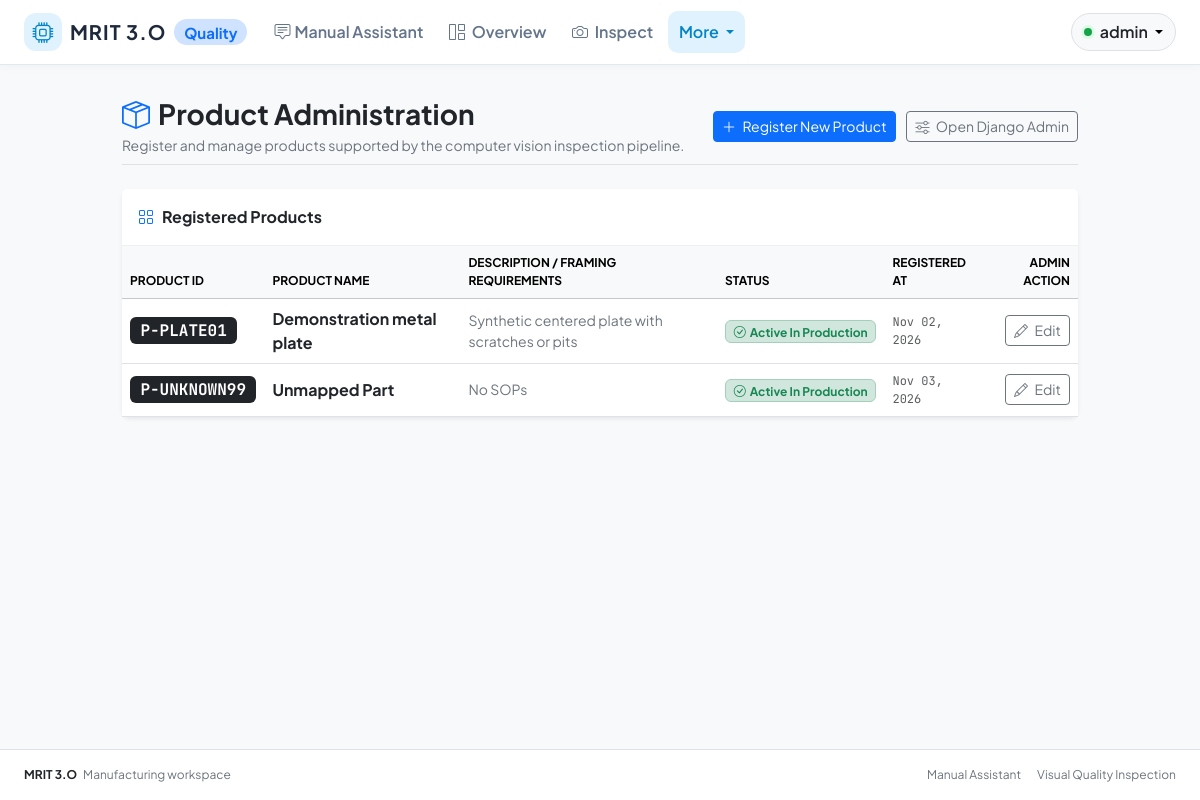
Page /quality/products/ (signed in) on the committed database.
### core/models.py (models this page shows, shortened)
class User(AbstractUser):
    ROLE_ADMIN = 'admin'
    ROLE_ENGINEER = 'engineer'
    ROLE_SUPERVISOR = 'supervisor'
    ROLE_CHOICES = (
        ('admin', 'Administrator'),
        ('engineer', 'Engineer'),
        ('supervisor', 'Supervisor'),
    )
    role = models.CharField(max_length=20, choices=ROLE_CHOICES, default='engineer')
    has_ai_access = models.BooleanField(default=True)
    department = models.CharField(max_length=100, blank=True, default='Manufacturing')
    @property
    def is_admin_role(self):
        return self.role == 'admin' or self.is_superuser
    def get_role_display(self):
        return {'admin': 'Administrator', 'engineer': 'Engineer', 'supervisor': 'Supervisor'}.get(self.role, self.role.title())

### apps/products/models.py (models this page shows, shortened)
class Product(models.Model):
    product_id = models.CharField(max_length=64, primary_key=True, help_text='Unique Product Code, e.g., P-PLATE01')
    product_name = models.CharField(max_length=255, help_text='Descriptive product title')
    description = models.TextField(blank=True, help_text='Product specification or inspection guide')
    is_active = models.BooleanField(default=True)
    created_at = models.DateTimeField(auto_now_add=True)
    updated_at = models.DateTimeField(auto_now=True)
    class Meta:
        ordering = ['product_id']
        verbose_name = 'Manufactured Product'
        verbose_name_plural = 'Manufactured Products'

### apps/products/views.py (the view)
# urls.py: path('', views.product_list_view, name='list'),
@login_required
def product_list_view(request):
    products = Product.objects.all()
    form = ProductForm()
    return render(request, 'products/product_list.html', {
        'products': products,
        'form': form,
    })

### templates/products/product_list.html (shortened to what this page needs)
{% extends "base.html" %}
{% block content %}
<div class="row justify-content-center">
    <div class="col-12 col-xl-10">
        <div class="d-flex flex-wrap align-items-center justify-content-between mb-4 pb-2 border-bottom">
            <div>
                <h3 class="fw-bold text-dark mb-1">
                    <i class="bi bi-box-seam text-primary me-2"></i>Product Administration
                </h3>
                <p class="text-secondary small mb-0">
                    Register and manage products supported by the computer vision inspection pipeline.
                </p>
            </div>
            <div>
                {% if user.is_admin_role %}
                    <button type="button" class="btn btn-primary btn-sm" data-bs-toggle="modal" data-bs-target="#addProductModal">
                        <i class="bi bi-plus-lg me-1"></i> Register New Product
                    </button>
                    <a href="/admin/products/product/" target="_blank" class="btn btn-outline-secondary btn-sm ms-2">
                        <i class="bi bi-sliders me-1"></i> Open Django Admin
                    </a>
                {% endif %}
            </div>
        </div>
        <div class="card shadow-sm border-0 mb-4">
            <div class="card-header bg-white py-3">
                <span class="fw-bold text-dark"><i class="bi bi-grid text-primary me-2"></i>Registered Products</span>
            </div>
            <div class="card-body p-0">
                <div class="table-responsive">
                    <table class="table table-hover align-middle mb-0">
                        <thead class="table-light fs-xs text-uppercase">
                            <tr>
                                <th>Product ID</th>
                                <th>Product Name</th>
                                <th>Description / Framing Requirements</th>
                                <th>Status</th>
                                <th>Registered At</th>
                                {% if user.is_admin_role %}<th class="text-end">Admin Action</th>{% endif %}
                            </tr>
                        </thead>
                        <tbody>
                            {% for p in products %}
                            <tr>
                                <td>
                                    <span class="badge bg-dark font-mono fs-6">{{ p.product_id }}</span>
                                </td>
                                <td class="fw-bold text-dark">
                                    {{ p.product_name }}
                                </td>
                                <td class="text-secondary small" style="max-width: 320px;">
                                    {{ p.description }}
                                </td>
                                <td>
                                    {% if p.is_active %}
                                        <span class="badge bg-success-subtle text-success border border-success-subtle">
                                            <i class="bi bi-check-circle me-1"></i>Active In Production
                                        </span>
                                    {% else %}
                                        <span class="badge bg-secondary">Inactive</span>
                                    {% endif %}
                                </td>
                                <td class="fs-xs text-muted font-mono">
                                    {{ p.created_at|date:"M d, Y" }}
                                </td>
                                {% if user.is_admin_role %}
                                <td class="text-end">
                                    <a href="/admin/products/product/{{ p.product_id }}/change/" target="_blank" class="btn btn-outline-secondary btn-sm">
                                        <i class="bi bi-pencil me-1"></i> Edit
                                    </a>
                                </td>
                                {% endif %}
                            </tr>
                            {% empty %}
                            <tr>
                                <td colspan="6" class="text-center py-4 text-muted">
                                    No products registered yet. Run <code>python manage.py seed_data</code> or add P-PLATE01 above.
                                </td>
                            </tr>
                            {% endfor %}
                        </tbody>
                    </table>
                </div>
            </div>
        </div>
    </div>
</div>
{% endblock %}

### templates/base.html (shortened to what this page needs)
<!DOCTYPE html>
<html lang="en">
<head>
    <link href="https://cdn.jsdelivr.net/npm/bootstrap@5.3.3/dist/css/bootstrap.min.css" rel="stylesheet">
    <link rel="stylesheet" href="https://cdn.jsdelivr.net/npm/bootstrap-icons@1.11.3/font/bootstrap-icons.min.css">
    <link rel="stylesheet" href="/static/css/custom.css">
</head>
<body class="bg-light d-flex flex-column min-vh-100">
    <nav class="navbar navbar-expand-lg navbar-light bg-white sticky-top py-2 quality-navbar">
        <div class="container-fluid px-4">
            <a class="navbar-brand d-flex align-items-center fw-bold" href="/">
                <span class="brand-mark me-2"><i class="bi bi-cpu"></i></span>
                <span class="fs-5 tracking-wide brand-name">MRIT 3.O</span>
                <span class="badge rounded-pill bg-primary-subtle text-primary ms-2">Quality</span>
            </a>
            <div class="collapse navbar-collapse" id="mainNav">
                {% if user.is_authenticated %}
                <ul class="navbar-nav me-auto mb-2 mb-lg-0 quality-nav-links">
                    <li class="nav-item">
                        <a class="nav-link" href="/"><i class="bi bi-chat-square-text me-1"></i>Manual Assistant</a>
                    </li>
                    <li class="nav-item">
                        <a class="nav-link {% if request.resolver_match.url_name == 'dashboard' %}active{% endif %}" href="{% url 'inspections:dashboard' %}">
                            <i class="bi bi-grid-1x2 me-1"></i> Overview
                        </a>
                    </li>
                    <li class="nav-item">
                        <a class="nav-link {% if request.resolver_match.url_name == 'single_inspect' %}active{% endif %}" href="{% url 'inspections:single_inspect' %}">
                            <i class="bi bi-camera me-1"></i> Inspect
                        </a>
                    </li>
                    <li class="nav-item dropdown">
                        <a class="nav-link dropdown-toggle {% if 'batch' in request.path or 'metrics' in request.path or 'products' in request.path %}active{% endif %}" href="#" role="button" data-bs-toggle="dropdown" aria-expanded="false">More</a>
                    </li>
                </ul>
                <div class="d-flex align-items-center">
                    <div class="dropdown">
                        <button class="btn btn-light border rounded-pill dropdown-toggle d-flex align-items-center" type="button" data-bs-toggle="dropdown" aria-expanded="false">
                            <span class="user-status-dot me-2"></span>
                            <span class="fw-semibold text-dark">{{ user.username }}</span>
                        </button>
                    </div>
                </div>
                {% else %}
                <div class="d-flex ms-auto gap-2">
                    <a href="{% url 'accounts:login' %}" class="btn btn-outline-primary btn-sm">Sign In</a>
                    <a href="{% url 'accounts:register' %}" class="btn btn-primary btn-sm">Register</a>
                </div>
                {% endif %}
            </div>
        </div>
    </nav>
    <main class="flex-grow-1 py-3">
        <div class="container-fluid px-4">
            {% block content %}{% endblock %}
        </div>
    </main>
    <footer class="bg-white text-secondary py-3 mt-auto border-top">
        <div class="container-fluid px-4 d-flex flex-wrap justify-content-between align-items-center fs-xs">
            <div>
                <span class="text-dark fw-bold">MRIT 3.O</span> <span class="ms-1">Manufacturing workspace</span>
            </div>
            <div class="d-flex gap-3"><span>Manual Assistant</span><span>Visual Quality Inspection</span></div>
        </div>
    </footer>
</body>
</html>

### static/css/custom.css (style rules this page uses)
:root { --bs-font-sans-serif: 'Plus Jakarta Sans', -apple-system, BlinkMacSystemFont, "Segoe UI", Roboto, sans-serif; --bs-font-monospace: 'JetBrains Mono', SFMono-Regular, Menlo, Monaco, Consolas, monospace; --brand-primary: #0284c7; --brand-success: #198754; --brand-danger: #dc3545; --brand-warning: #ffc107; --card-shadow: 0 0.125rem 0.25rem rgba(0, 0, 0, 0.075); --card-shadow-hover: 0 0.5rem 1rem rgba(0, 0, 0, 0.12); }
body { font-family: var(--bs-font-sans-serif); color: #212529; background-color: #f8fafc; }
.quality-navbar { border-bottom: 1px solid #e2e8f0; box-shadow: 0 2px 10px rgba(15, 23, 42, 0.035); }
.brand-mark { display: inline-flex; align-items: center; justify-content: center; width: 38px; height: 38px; color: #0284c7; background: #e0f2fe; border-radius: 12px; font-size: 1.3rem; }
.brand-name { color: #1e293b; }
.quality-nav-links { gap: 0.2rem; }
.navbar .nav-link { color: #64748b; font-weight: 600; padding: 0.55rem 0.7rem !important; border-radius: 10px; white-space: nowrap; }
.navbar .nav-link:hover, .navbar .nav-link.active { color: #0284c7; background: #e0f2fe; }
.navbar .dropdown-toggle::after { margin-left: 0.45rem; }
.user-status-dot { width: 8px; height: 8px; border-radius: 50%; background: #16a34a; box-shadow: 0 0 0 3px #dcfce7; }
code, pre, .font-mono { font-family: var(--bs-font-monospace); }
.fs-xs { font-size: 0.75rem; }
.tracking-wide { letter-spacing: 0.05em; }
.card { border-radius: 0.5rem; border: 1px solid rgba(0,0,0,0.08); box-shadow: var(--card-shadow); transition: box-shadow 0.2s ease, transform 0.2s ease; }
.card-header { background-color: #ffffff; border-bottom: 1px solid rgba(0,0,0,0.06); font-weight: 600; }

### rows in the picture
User: username "admin"
Product: product_id "P-PLATE01", product_name "Demonstration metal plate", description "Synthetic centered plate with scratches or pits", is_active True (drawn), created_at "Nov 02, 2026"
Product: product_id "P-UNKNOWN99", product_name "Unmapped Part", description "No SOPs", is_active True (drawn), created_at "Nov 03, 2026"
